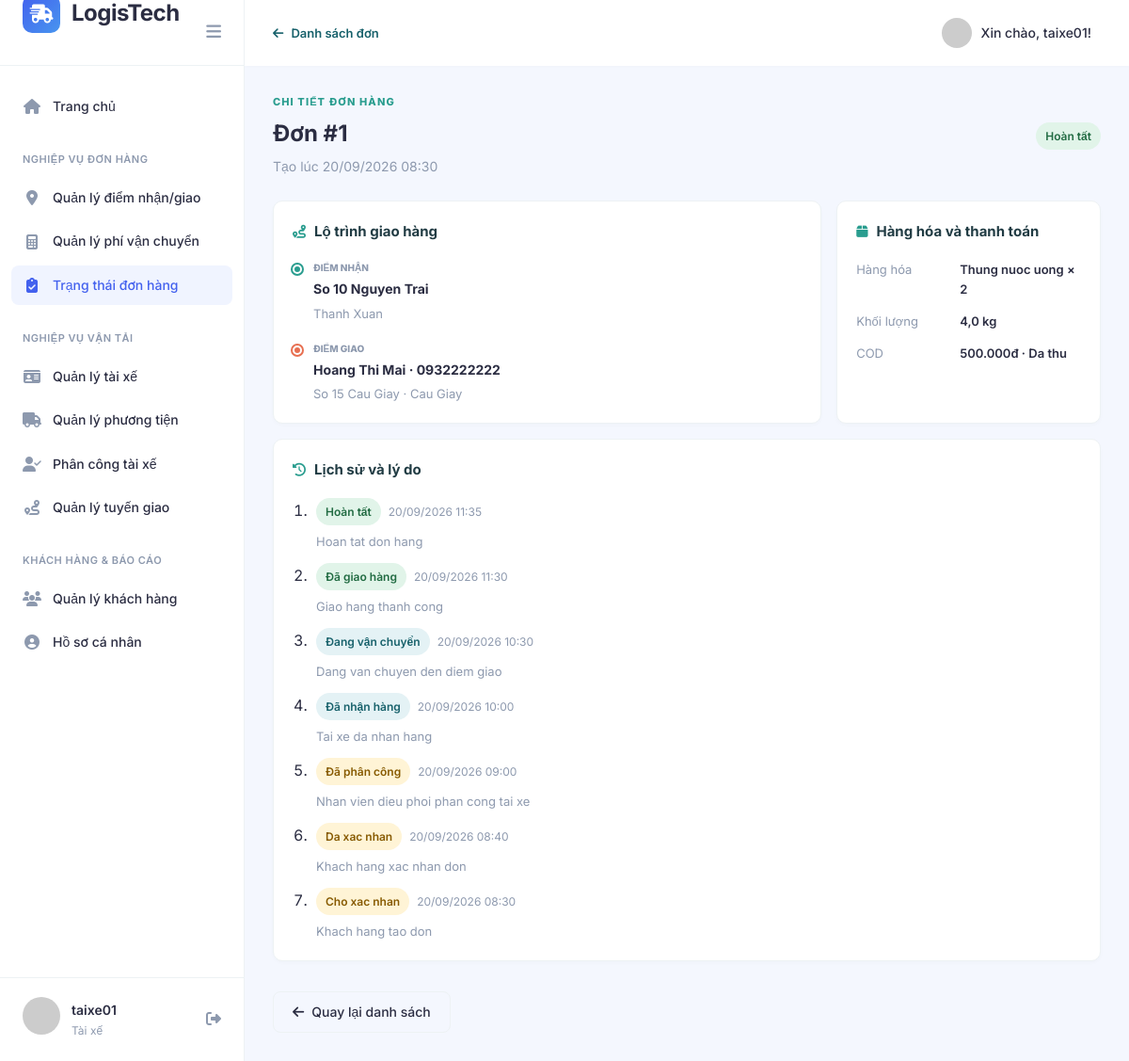
The app's page /index.php?page=donhangtaixe&view=1 (signed in) with its own data.
### tables this page shows
CREATE TABLE DonHang (
    MaDonHang INT AUTO_INCREMENT PRIMARY KEY,

    MaKhachHang INT NOT NULL,
    MaDiemNhan INT NOT NULL,
    MaDiemGiao INT NOT NULL,
    MaTuyenGiao INT,
    MaPhi INT,

    NgayTao DATETIME DEFAULT CURRENT_TIMESTAMP,

    TienHang DECIMAL(18,2) DEFAULT 0,
    TongKhoiLuong DECIMAL(10,2) DEFAULT 0,

     
    PhiVanChuyen DECIMAL(18,2) DEFAULT 0,

    PhiHoan DECIMAL(18,2) DEFAULT 0,
    TongPhi DECIMAL(18,2) DEFAULT 0,

    TrangThai VARCHAR(50) DEFAULT 'Cho xac nhan',

    LyDoHuy VARCHAR(255),
    LyDoHoan VARCHAR(255),

    NguoiChiuPhi VARCHAR(50),

    CONSTRAINT FK_DonHang_KhachHang
        FOREIGN KEY (MaKhachHang)
        REFERENCES KhachHang(MaKhachHang),

    CONSTRAINT FK_DonHang_DiemNhan
        FOREIGN KEY (MaDiemNhan)
        REFERENCES DiemNhan(MaDiemNhan),

    CONSTRAINT FK_DonHang_DiemGiao
        FOREIGN KEY (MaDiemGiao)
        REFERENCES DiemGiao(MaDiemGiao),

    CONSTRAINT FK_DonHang_TuyenGiao
        FOREIGN KEY (MaTuyenGiao)
        REFERENCES TuyenGiao(MaTuyenGiao),

    CONSTRAINT FK_DonHang_PhiVanChuyen
        FOREIGN KEY (MaPhi)
        REFERENCES PhiVanChuyen(MaPhi)
);

CREATE TABLE DiemNhan (
    MaDiemNhan INT AUTO_INCREMENT PRIMARY KEY,
    DiaChi VARCHAR(255) NOT NULL,
    KhuVuc VARCHAR(100),
    TinhThanh VARCHAR(100),
    QuanHuyen VARCHAR(100),
    PhuongXa VARCHAR(100),
    SoDienThoai VARCHAR(20),
    GhiChu VARCHAR(255)
);

CREATE TABLE DiemGiao (
    MaDiemGiao INT AUTO_INCREMENT PRIMARY KEY,
    TenNguoiNhan VARCHAR(100) NOT NULL,
    SoDienThoai VARCHAR(20),
    DiaChi VARCHAR(255) NOT NULL,
    KhuVuc VARCHAR(100),
    TinhThanh VARCHAR(100),
    QuanHuyen VARCHAR(100),
    PhuongXa VARCHAR(100),
    GhiChu VARCHAR(255)
);

### models/donhangtaixe_model.php (called while the page is built, shortened)
<?php
require_once 'config/database.php';
class DriverOrderModel {
    private $conn;
    public function __construct() {
        $database = new Database();
        $this->conn = $database->getConnection();
    }
    public function getDriverIdByAccount($accountId) {
        $stmt = $this->conn->prepare('SELECT MaTaiXe FROM TaiXe WHERE MaTaiKhoan = :account_id LIMIT 1');
        $stmt->execute([':account_id' => (int) $accountId]);
        return $stmt->fetchColumn() ?: null;
    }
    public function getAssignedOrders($driverId, $keyword = '') {
        $query = "SELECT d.MaDonHang, d.NgayTao, d.TongKhoiLuong, d.TienHang, d.PhiVanChuyen,
                         d.TongPhi, d.TrangThai, d.LyDoHuy, d.LyDoHoan,
                         pc.MaPhanCong, pc.TrangThai AS TrangThaiPhanCong,
                         dn.DiaChi AS DiaChiNhan, dn.KhuVuc AS KhuVucNhan,
                         dg.TenNguoiNhan, dg.SoDienThoai AS SDTNhan,
                         dg.DiaChi AS DiaChiGiao, dg.KhuVuc AS KhuVucGiao,
                         cod.SoTienCOD, cod.TrangThai AS TrangThaiCOD,
                         cod.ThoiGianThu, cod.GhiChu AS GhiChuCOD,
                         (SELECT GROUP_CONCAT(CONCAT(h.TenHangHoa, ' × ', ct.SoLuong) SEPARATOR ', ')
                          FROM ChiTietDonHang ct INNER JOIN HangHoa h ON h.MaHangHoa = ct.MaHangHoa
                          WHERE ct.MaDonHang = d.MaDonHang) AS HangHoa
                  FROM PhanCong pc
                  INNER JOIN DonHang d ON d.MaDonHang = pc.MaDonHang
                  LEFT JOIN DiemNhan dn ON dn.MaDiemNhan = d.MaDiemNhan
                  LEFT JOIN DiemGiao dg ON dg.MaDiemGiao = d.MaDiemGiao
                  LEFT JOIN COD cod ON cod.MaDonHang = d.MaDonHang
                  WHERE pc.MaTaiXe = :driver_id AND pc.TrangThai <> 'Da huy'
                    AND pc.MaPhanCong = (
                        SELECT MAX(pc_latest.MaPhanCong)
                        FROM PhanCong pc_latest
                        WHERE pc_latest.MaDonHang = pc.MaDonHang
                          AND pc_latest.TrangThai <> 'Da huy'
                    )";
                $params = [':driver_id' => (int) $driverId];
        $query .= ' ORDER BY pc.ThoiGianPhanCong DESC';
        $stmt = $this->conn->prepare($query);
        $stmt->execute($params);
        return $stmt->fetchAll(PDO::FETCH_ASSOC);
    }
    public function getOrderHistory($orderId, $driverId = null) {
        $query = "SELECT ls.TrangThai, ls.ThoiGian, ls.GhiChu
            FROM LichSuTrangThai ls WHERE ls.MaDonHang = :order_id";
        $params = [':order_id' => (int) $orderId];
        if ($driverId !== null) {
            $query .= " AND EXISTS (SELECT 1 FROM PhanCong pc WHERE pc.MaDonHang = ls.MaDonHang
                AND pc.MaTaiXe = :driver_id AND pc.TrangThai <> 'Da huy'
                AND pc.MaPhanCong = (SELECT MAX(pc_latest.MaPhanCong) FROM PhanCong pc_latest
                    WHERE pc_latest.MaDonHang = pc.MaDonHang AND pc_latest.TrangThai <> 'Da huy'))";
            $params[':driver_id'] = (int) $driverId;
        }
        $query .= ' ORDER BY ls.ThoiGian DESC';
        $stmt = $this->conn->prepare($query);
        $stmt->execute($params);
        return $stmt->fetchAll(PDO::FETCH_ASSOC);
    }
}
?>

### config/database.php (called while the page is built, shortened)
<?php
class Database {
    private $host = "localhost";
    private $db_name = "QuanLyVanTai";
    private $username = "root";
    private $password = "";
    public function getConnection() {
        $this->conn = null;
        try {
            $this->conn = new PDO("mysql:host=" . $this->host . ";dbname=" . $this->db_name, $this->username, $this->password);
            $this->conn->exec("set names utf8");
        } catch(PDOException $exception) {
            echo "Lỗi kết nối cơ sở dữ liệu: " . $exception->getMessage();
        }
        return $this->conn;
    }
}
?>

### views/chitietdonhangtaixe.php (the view, shortened to what this page needs)
<?php
$statusLabels = [
    'Da phan cong' => 'Đã phân công', 'Dang phan cong' => 'Đang phân công',
    'Da nhan hang' => 'Đã nhận hàng', 'Dang van chuyen' => 'Đang vận chuyển',
    'Dang giao hang' => 'Đang giao hàng', 'Da giao hang' => 'Đã giao hàng',
    'Giao khong thanh cong' => 'Giao không thành công', 'Hoan tat' => 'Hoàn tất',
    'Hoan hang' => 'Hoàn hàng', 'Da huy' => 'Đã hủy'
];
$statusClass = [
    'Da phan cong' => 'driver-status-pending', 'Dang phan cong' => 'driver-status-pending',
    'Da nhan hang' => 'driver-status-progress', 'Dang van chuyen' => 'driver-status-progress',
    'Dang giao hang' => 'driver-status-progress', 'Giao khong thanh cong' => 'driver-status-warning',
    'Da giao hang' => 'driver-status-success', 'Hoan tat' => 'driver-status-success',
    'Hoan hang' => 'driver-status-warning', 'Da huy' => 'driver-status-cancel'
];
$currentStatus = $detailOrder['TrangThai'];
?>
<!DOCTYPE html>
<html lang="vi">
<head>
    <link rel="stylesheet" href="assets/css/style.css">
    <link rel="stylesheet" href="https://cdnjs.cloudflare.com/ajax/libs/font-awesome/6.4.0/css/all.min.css">
</head>
<body class="dashboard-body">
    <?php include 'views/menu.php'; ?>
    <main class="main-content">
        <header class="topbar"><div class="search-bar"><a class="detail-back-link" href="index.php?page=donhangtaixe"><i class="fas fa-arrow-left"></i> Danh sách đơn</a></div><div class="topbar-right"><div class="user-dropdown"><img src="https://ui-avatars.com/api/?name=<?php echo urlencode($_SESSION['username'] ?? 'User'); ?>&background=4361ee&color=fff" class="topbar-avatar" alt="Người dùng"><span class="user-greeting">Xin chào, <?php echo htmlspecialchars($_SESSION['username'] ?? ''); ?>!</span></div></div></header>
        <div class="content-area driver-page driver-detail-page">
            <div class="page-header"><div><p class="detail-eyebrow">CHI TIẾT ĐƠN HÀNG</p><h1 class="page-title">Đơn #<?php echo (int) $detailOrder['MaDonHang']; ?></h1><p class="page-subtitle">Tạo lúc <?php echo date('d/m/Y H:i', strtotime($detailOrder['NgayTao'])); ?></p></div><span class="driver-status <?php echo $statusClass[$currentStatus] ?? 'driver-status-pending'; ?>"><?php echo htmlspecialchars($statusLabels[$currentStatus] ?? $currentStatus); ?></span></div>
            <div class="driver-detail-grid">
                <section class="driver-detail-panel"><h2><i class="fas fa-route"></i> Lộ trình giao hàng</h2><div class="detail-route"><div><span class="route-dot pickup-dot"></span><div><small>ĐIỂM NHẬN</small><strong><?php echo htmlspecialchars($detailOrder['DiaChiNhan'] ?? ''); ?></strong><span><?php echo htmlspecialchars($detailOrder['KhuVucNhan'] ?? ''); ?></span></div></div><div><span class="route-dot delivery-dot"></span><div><small>ĐIỂM GIAO</small><strong><?php echo htmlspecialchars($detailOrder['TenNguoiNhan'] ?? ''); ?> · <?php echo htmlspecialchars($detailOrder['SDTNhan'] ?? ''); ?></strong><span><?php echo htmlspecialchars($detailOrder['DiaChiGiao'] ?? ''); ?> · <?php echo htmlspecialchars($detailOrder['KhuVucGiao'] ?? ''); ?></span></div></div></div></section>
                <section class="driver-detail-panel"><h2><i class="fas fa-box"></i> Hàng hóa và thanh toán</h2><dl class="detail-facts"><dt>Hàng hóa</dt><dd><?php echo htmlspecialchars($detailOrder['HangHoa'] ?? 'Chưa có hàng hóa'); ?></dd><dt>Khối lượng</dt><dd><?php echo number_format((float) $detailOrder['TongKhoiLuong'], 1, ',', '.'); ?> kg</dd><dt>COD</dt><dd><?php echo number_format((float) ($detailOrder['SoTienCOD'] ?? 0), 0, ',', '.'); ?>đ · <?php echo htmlspecialchars($detailOrder['TrangThaiCOD'] ?? 'Không có COD'); ?></dd></dl></section>
            </div>
            <section class="driver-detail-panel driver-detail-history"><h2><i class="fas fa-clock-rotate-left"></i> Lịch sử và lý do</h2><ol class="detail-history-list"><?php foreach ($detailHistory as $item): ?><li><span class="driver-status <?php echo $statusClass[$item['TrangThai']] ?? 'driver-status-pending'; ?>"><?php echo htmlspecialchars($statusLabels[$item['TrangThai']] ?? $item['TrangThai']); ?></span><time><?php echo date('d/m/Y H:i', strtotime($item['ThoiGian'])); ?></time><?php if (!empty($item['GhiChu'])): ?><p><?php echo htmlspecialchars($item['GhiChu']); ?></p><?php endif; ?></li><?php endforeach; ?></ol></section>
            <a class="btn btn-outline detail-back-button" href="index.php?page=donhangtaixe"><i class="fas fa-arrow-left"></i> Quay lại danh sách</a>
        </div>
    </main>
</body>
</html>

### records on screen
donhang: MaDonHang "1", NgayTao "20/09/2026 08:30", TrangThai "Hoàn tất", TongKhoiLuong "4,0"
diemnhan: DiaChi "So 10 Nguyen Trai", KhuVuc "Thanh Xuan"
diemgiao: TenNguoiNhan "Hoang Thi Mai", SoDienThoai "0932222222", DiaChi "So 15 Cau Giay", KhuVuc "Cau Giay"

### other values on screen
$_SESSION['username'] "taixe01"
$detailOrder['HangHoa'] "Thung nuoc uong × 2"
$detailOrder['SoTienCOD'] "500.000"
$detailOrder['TrangThaiCOD'] "Da thu"
$statusLabels[$item['TrangThai']] "Hoàn tất"
date('d/m/Y H:i', strtotime($item['ThoiGian'])) "20/09/2026 11:35"
$item['GhiChu'] "Hoan tat don hang"
$statusLabels[$item['TrangThai']] "Đã giao hàng"
date('d/m/Y H:i', strtotime($item['ThoiGian'])) "20/09/2026 11:30"
$item['GhiChu'] "Giao hang thanh cong"
$statusLabels[$item['TrangThai']] "Đang vận chuyển"
date('d/m/Y H:i', strtotime($item['ThoiGian'])) "20/09/2026 10:30"
$item['GhiChu'] "Dang van chuyen den diem giao"
$statusLabels[$item['TrangThai']] "Đã nhận hàng"
date('d/m/Y H:i', strtotime($item['ThoiGian'])) "20/09/2026 10:00"
